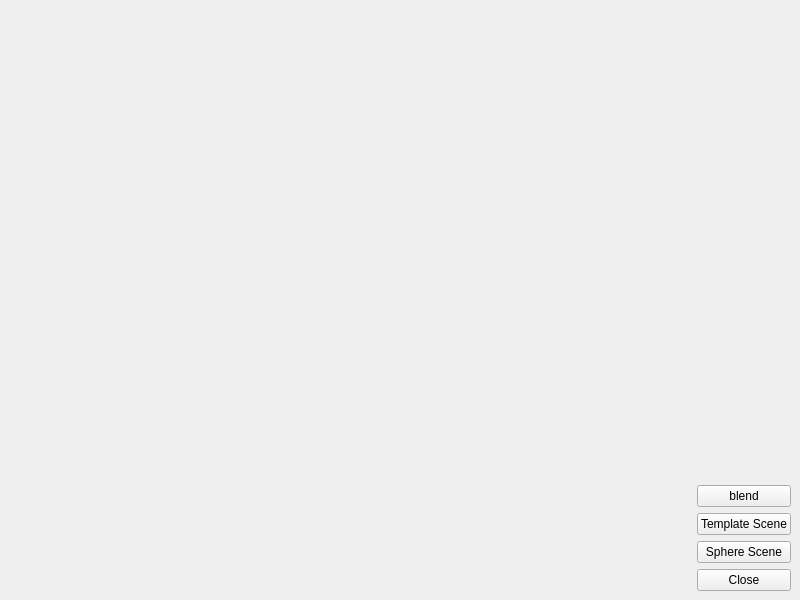
<?xml version="1.0" encoding="UTF-8"?>
<ui version="4.0">
 <class>MainWindow</class>
 <widget class="QMainWindow" name="MainWindow">
  <property name="windowModality">
   <enum>Qt::ApplicationModal</enum>
  </property>
  <property name="geometry">
   <rect>
    <x>0</x>
    <y>0</y>
    <width>800</width>
    <height>600</height>
   </rect>
  </property>
  <property name="windowTitle">
   <string>MainWindow</string>
  </property>
  <widget class="QWidget" name="centralwidget">
   <layout class="QHBoxLayout" name="horizontalLayout">
    <item>
     <widget class="MyGLWidget" name="widget" native="true">
      <property name="sizePolicy">
       <sizepolicy hsizetype="Expanding" vsizetype="Preferred">
        <horstretch>0</horstretch>
        <verstretch>0</verstretch>
       </sizepolicy>
      </property>
     </widget>
    </item>
    <item>
     <layout class="QGridLayout" name="gridLayout">
      <item row="5" column="0">
       <widget class="QPushButton" name="pushButton">
        <property name="text">
         <string>Close</string>
        </property>
       </widget>
      </item>
      <item row="0" column="0">
       <spacer name="verticalSpacer">
        <property name="orientation">
         <enum>Qt::Vertical</enum>
        </property>
        <property name="sizeHint" stdset="0">
         <size>
          <width>20</width>
          <height>40</height>
         </size>
        </property>
       </spacer>
      </item>
      <item row="2" column="0">
       <widget class="QPushButton" name="pushButton_3">
        <property name="text">
         <string>Template Scene</string>
        </property>
       </widget>
      </item>
      <item row="4" column="0">
       <widget class="QPushButton" name="pushButton_2">
        <property name="text">
         <string>Sphere Scene</string>
        </property>
       </widget>
      </item>
      <item row="1" column="0">
       <widget class="QPushButton" name="pushButton_4">
        <property name="enabled">
         <bool>true</bool>
        </property>
        <property name="text">
         <string>blend</string>
        </property>
       </widget>
      </item>
     </layout>
    </item>
   </layout>
  </widget>
 </widget>
 <customwidgets>
  <customwidget>
   <class>MyGLWidget</class>
   <extends>QWidget</extends>
   <header>MyGLWidget.h</header>
   <container>1</container>
  </customwidget>
 </customwidgets>
 <resources/>
 <connections>
  <connection>
   <sender>pushButton</sender>
   <signal>clicked(bool)</signal>
   <receiver>MainWindow</receiver>
   <slot>close()</slot>
   <hints>
    <hint type="sourcelabel">
     <x>755</x>
     <y>573</y>
    </hint>
    <hint type="destinationlabel">
     <x>742</x>
     <y>279</y>
    </hint>
   </hints>
  </connection>
 </connections>
</ui>
